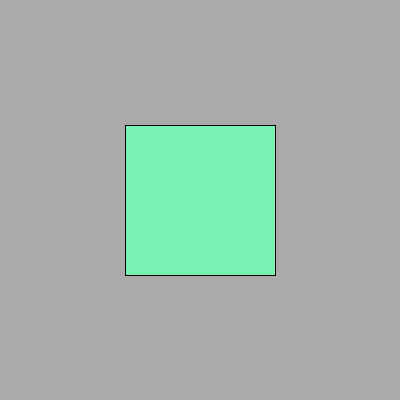
Frame 1 (no input)
Frame 60 (the mouse pressed at the canvas centre just before this capture): identical to frame 1, image omitted
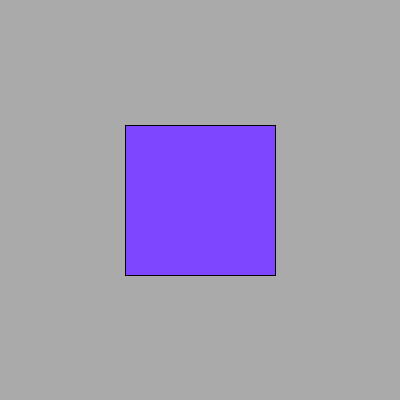
Frame 120 (the mouse held since frame 60 and released just before this capture)

The Processing sketch that drew these frames (run headless with seeded random() and noise(); from frame 60 on, the mouse is pressed at the canvas centre):

// Processing sketch: processing_109519
// ── processing_109519.pde

//Homework #4
//Copyright Eden Weingart 2013
//eweingar@andrew.cmu.edu

float x, y, wd, ht, n;
color col;
color col1;
color col2;
color col3;
color col4;
color col5;

void setup()
{
  size(400, 400);
  fill (200, 0, 0);
  x = 200;
  y = 200;
  wd = 150;
  ht = 150;
  frameRate(10);
  smooth();
  rectMode(CENTER);
  col= color (120, 242, 178);
  background (170);
  colorMode(RGB,200,50,100);
}


void draw()
{
  println(x); 



  fill(col);
  rect(x, y, wd, ht);
  if (mousePressed)
  {
    col= color(random(255), random(255), random(255));
  }
  if (key == CODED)
  { 
    if ( keyCode == UP )
    {
      y = y - 10;
    if (y < 0+ht*.5) {
      y = y + 10;
    }
    }
    else if (keyCode == DOWN)
    {
      y = y + 10;
    if (y > height-ht*.5) {
      y = y - 10;
    }
    }
    else if (keyCode == LEFT)
    {
      x = x - 10;
    if (x < 0+wd*.5) {
      x = x + 10;
    }
    }
    else if (keyCode == RIGHT)
    {
      x = x + 10;
    if (x > width-wd*.5) {
        x = x - 10;
      }
      
      
    }
  }
}

void keyPressed()
{
  //navigation


  //size changes
  if (key == 'a')
  {
    wd= wd+17;
    ht=ht+17;
  }
  if (key == 's')
  {
    wd=wd-17;
    ht=ht-17;
  }

  //background change
  if (keyCode == TAB)
  {
    background(170);
  }
}
